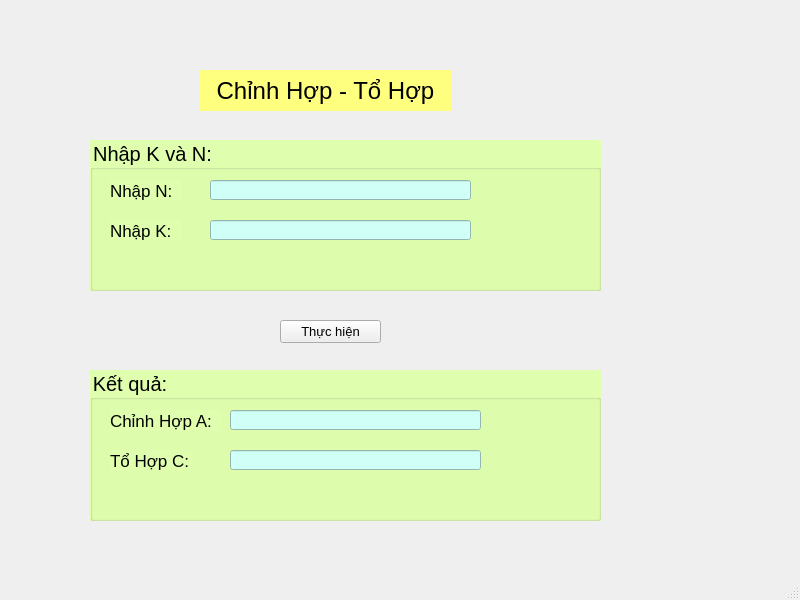
<?xml version="1.0" encoding="UTF-8"?>
<ui version="4.0">
 <class>MainWindow</class>
 <widget class="QMainWindow" name="MainWindow">
  <property name="geometry">
   <rect>
    <x>0</x>
    <y>0</y>
    <width>800</width>
    <height>600</height>
   </rect>
  </property>
  <property name="windowTitle">
   <string>Phan Ngoc Bao Chau - Bai 21</string>
  </property>
  <widget class="QWidget" name="centralwidget">
   <widget class="QLabel" name="label">
    <property name="geometry">
     <rect>
      <x>200</x>
      <y>70</y>
      <width>251</width>
      <height>41</height>
     </rect>
    </property>
    <property name="font">
     <font>
      <pointsize>18</pointsize>
     </font>
    </property>
    <property name="styleSheet">
     <string notr="true">background-color: rgb(255, 255, 127);</string>
    </property>
    <property name="text">
     <string>Chỉnh Hợp - Tổ Hợp</string>
    </property>
    <property name="alignment">
     <set>Qt::AlignCenter</set>
    </property>
   </widget>
   <widget class="QGroupBox" name="groupBox">
    <property name="geometry">
     <rect>
      <x>90</x>
      <y>140</y>
      <width>511</width>
      <height>151</height>
     </rect>
    </property>
    <property name="font">
     <font>
      <pointsize>15</pointsize>
     </font>
    </property>
    <property name="styleSheet">
     <string notr="true">background-color: rgb(224, 255, 174);</string>
    </property>
    <property name="title">
     <string>Nhập K và N:</string>
    </property>
    <widget class="QLabel" name="label_N">
     <property name="geometry">
      <rect>
       <x>20</x>
       <y>40</y>
       <width>71</width>
       <height>21</height>
      </rect>
     </property>
     <property name="font">
      <font>
       <pointsize>13</pointsize>
      </font>
     </property>
     <property name="text">
      <string>Nhập N:</string>
     </property>
    </widget>
    <widget class="QLineEdit" name="lineEditN">
     <property name="geometry">
      <rect>
       <x>120</x>
       <y>40</y>
       <width>261</width>
       <height>20</height>
      </rect>
     </property>
     <property name="styleSheet">
      <string notr="true">background-color: rgb(255, 170, 255);
background-color: rgb(207, 255, 247);</string>
     </property>
    </widget>
    <widget class="QLineEdit" name="lineEditK">
     <property name="geometry">
      <rect>
       <x>120</x>
       <y>80</y>
       <width>261</width>
       <height>20</height>
      </rect>
     </property>
     <property name="styleSheet">
      <string notr="true">background-color: rgb(207, 255, 247);</string>
     </property>
    </widget>
    <widget class="QLabel" name="label_K">
     <property name="geometry">
      <rect>
       <x>20</x>
       <y>80</y>
       <width>71</width>
       <height>21</height>
      </rect>
     </property>
     <property name="font">
      <font>
       <pointsize>13</pointsize>
      </font>
     </property>
     <property name="text">
      <string>Nhập K:</string>
     </property>
    </widget>
   </widget>
   <widget class="QPushButton" name="pushButtonThucHien">
    <property name="geometry">
     <rect>
      <x>280</x>
      <y>320</y>
      <width>101</width>
      <height>23</height>
     </rect>
    </property>
    <property name="font">
     <font>
      <pointsize>10</pointsize>
     </font>
    </property>
    <property name="text">
     <string>Thực hiện</string>
    </property>
    <property name="icon">
     <iconset>
      <normaloff>../../../../TuDuyLapTrinh/2530802_cog_gear_general_machine_office_icon.png</normaloff>../../../../TuDuyLapTrinh/2530802_cog_gear_general_machine_office_icon.png</iconset>
    </property>
   </widget>
   <widget class="QGroupBox" name="groupBox_2">
    <property name="geometry">
     <rect>
      <x>90</x>
      <y>370</y>
      <width>511</width>
      <height>151</height>
     </rect>
    </property>
    <property name="font">
     <font>
      <pointsize>15</pointsize>
     </font>
    </property>
    <property name="styleSheet">
     <string notr="true">background-color: rgb(224, 255, 174);</string>
    </property>
    <property name="title">
     <string>Kết quả:</string>
    </property>
    <widget class="QLabel" name="label_A">
     <property name="geometry">
      <rect>
       <x>20</x>
       <y>40</y>
       <width>111</width>
       <height>21</height>
      </rect>
     </property>
     <property name="font">
      <font>
       <pointsize>13</pointsize>
      </font>
     </property>
     <property name="text">
      <string>Chỉnh Hợp A:</string>
     </property>
    </widget>
    <widget class="QLineEdit" name="lineEditA">
     <property name="geometry">
      <rect>
       <x>140</x>
       <y>40</y>
       <width>251</width>
       <height>20</height>
      </rect>
     </property>
     <property name="styleSheet">
      <string notr="true">background-color: rgb(207, 255, 247);</string>
     </property>
    </widget>
    <widget class="QLineEdit" name="lineEditC">
     <property name="geometry">
      <rect>
       <x>140</x>
       <y>80</y>
       <width>251</width>
       <height>20</height>
      </rect>
     </property>
     <property name="styleSheet">
      <string notr="true">background-color: rgb(207, 255, 247);</string>
     </property>
    </widget>
    <widget class="QLabel" name="label_C">
     <property name="geometry">
      <rect>
       <x>20</x>
       <y>80</y>
       <width>81</width>
       <height>21</height>
      </rect>
     </property>
     <property name="font">
      <font>
       <pointsize>13</pointsize>
      </font>
     </property>
     <property name="text">
      <string>Tổ Hợp C:</string>
     </property>
    </widget>
   </widget>
  </widget>
  <widget class="QMenuBar" name="menubar">
   <property name="geometry">
    <rect>
     <x>0</x>
     <y>0</y>
     <width>800</width>
     <height>22</height>
    </rect>
   </property>
  </widget>
  <widget class="QStatusBar" name="statusbar"/>
 </widget>
 <tabstops>
  <tabstop>lineEditN</tabstop>
  <tabstop>lineEditK</tabstop>
  <tabstop>pushButtonThucHien</tabstop>
  <tabstop>lineEditA</tabstop>
  <tabstop>lineEditC</tabstop>
 </tabstops>
 <resources/>
 <connections/>
</ui>
